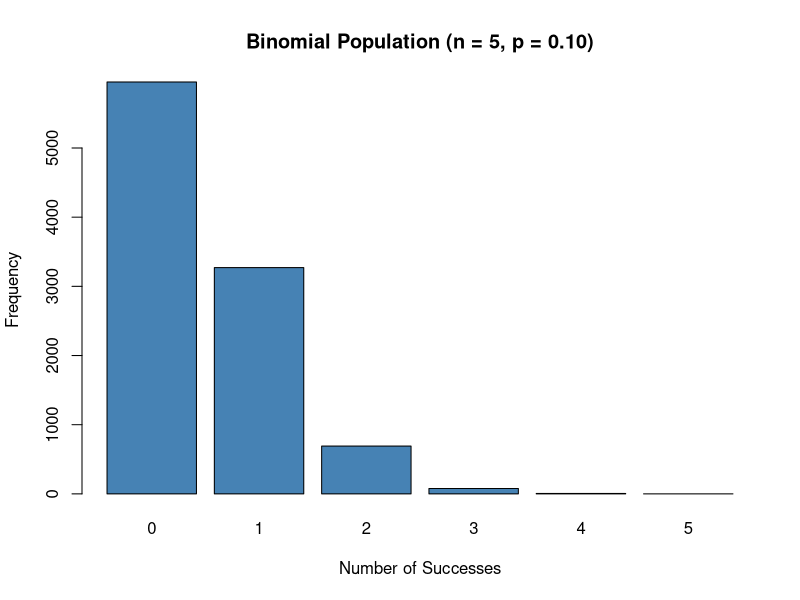
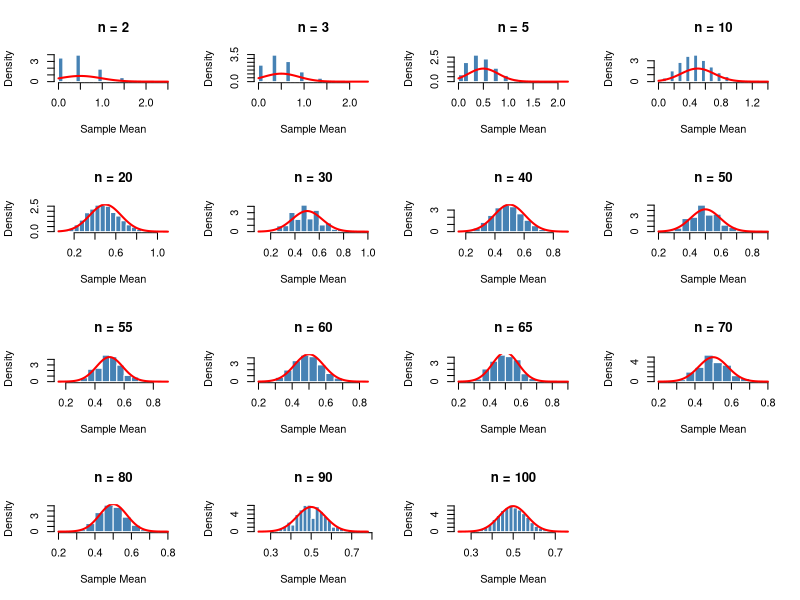
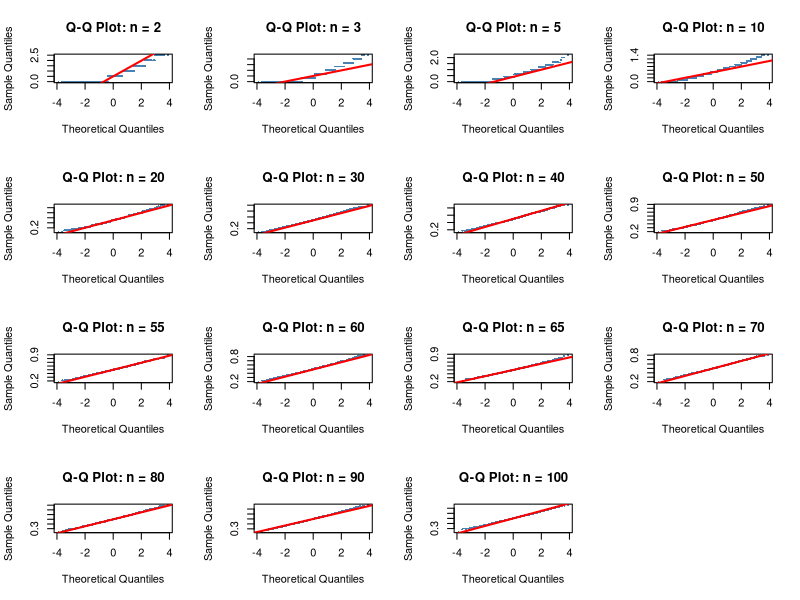

R code for these plots, in order:
## ---- chunk 1
set.seed(123)

population <- rbinom(10000, size = 5, prob = 0.10)

barplot(
  table(factor(population, levels = 0:5)),
  main = "Binomial Population (n = 5, p = 0.10)",
  xlab = "Number of Successes",
  ylab = "Frequency",
  col = "steelblue"
)
## ---- chunk 2
sample_sizes <- c(2, 3, 5, 10, 20, 30, 40, 50, 55, 60, 65, 70, 80, 90, 100)
num_simulations <- 10000

simulate_means <- function(n) {
  replicate(num_simulations, mean(rbinom(n, size = 5, prob = 0.10)))
}

simulation_results <- lapply(sample_sizes, simulate_means)
names(simulation_results) <- sample_sizes
## ---- chunk 3
#| fig-width: 12
#| fig-height: 12

par(mfrow = c(4, 4))

for (n in sample_sizes) {
  means <- simulation_results[[as.character(n)]]
  
  hist(
    means,
    breaks = 20,
    probability = TRUE,
    main = paste("n =", n),
    xlab = "Sample Mean", 
    col = "steelblue",
    border = "white"
  )
  
  curve(
    dnorm(x, mean = 0.5, sd = sqrt(0.45) / sqrt(n)),
    add = TRUE,
    col = "red",
    lwd = 2
  )
}
par(mfrow = c(1, 1))
## ---- chunk 4
#| fig-width: 14
#| fig-height: 12

par(mfrow = c(4, 4))

for (n in sample_sizes) {
  means <- simulation_results[[as.character(n)]]
  
  qqnorm(
    means,
    main = paste("Q-Q Plot: n =", n),
    col = "steelblue",
    pch = 16,
    cex = 0.4
  )
  
  qqline(means, col = "red", lwd = 2)
}

par(mfrow = c(1, 1))
## ---- chunk 5
skew <- function(x) {
  m3 <- mean((x - mean(x))^3)
  m2 <- mean((x - mean(x))^2)
  m3 / m2^(3/2)
}

kurt <- function(x) {
  m4 <- mean((x - mean(x))^4)
  m2 <- mean((x - mean(x))^2)
  m4 / m2^2 - 3
}

results_table <- data.frame(
  sample_size = sample_sizes,
  simulated_mean = round(sapply(simulation_results, mean), 3),
  simulated_se = round(sapply(simulation_results, sd), 3),
  theoretical_se = round(sqrt(0.45) / sqrt(sample_sizes), 3),
  skewness = round(sapply(simulation_results, skew), 3),
  excess_kurtosis = round(sapply(simulation_results, kurt), 3)
)

results_table
